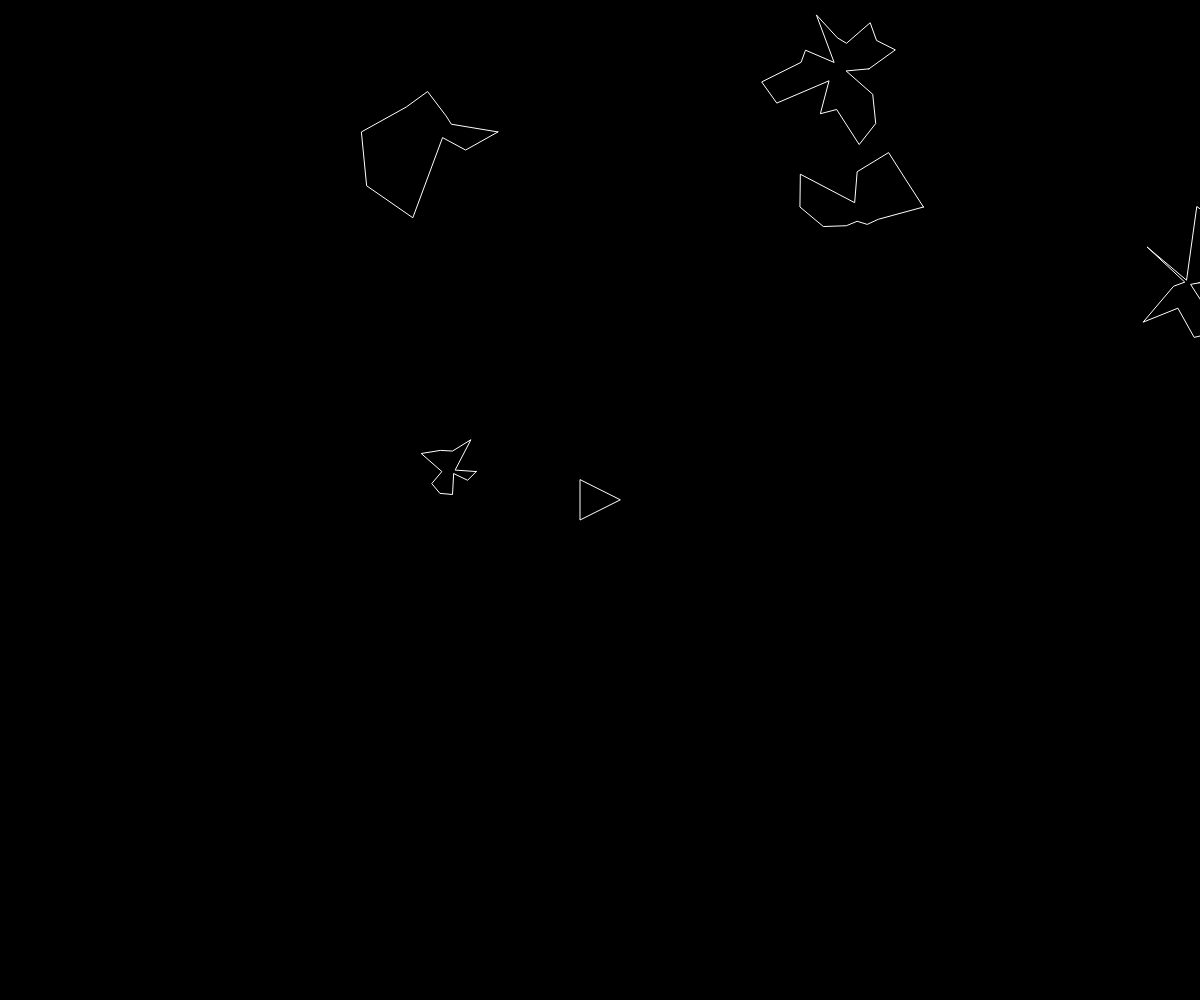
Frame 1 (no input)
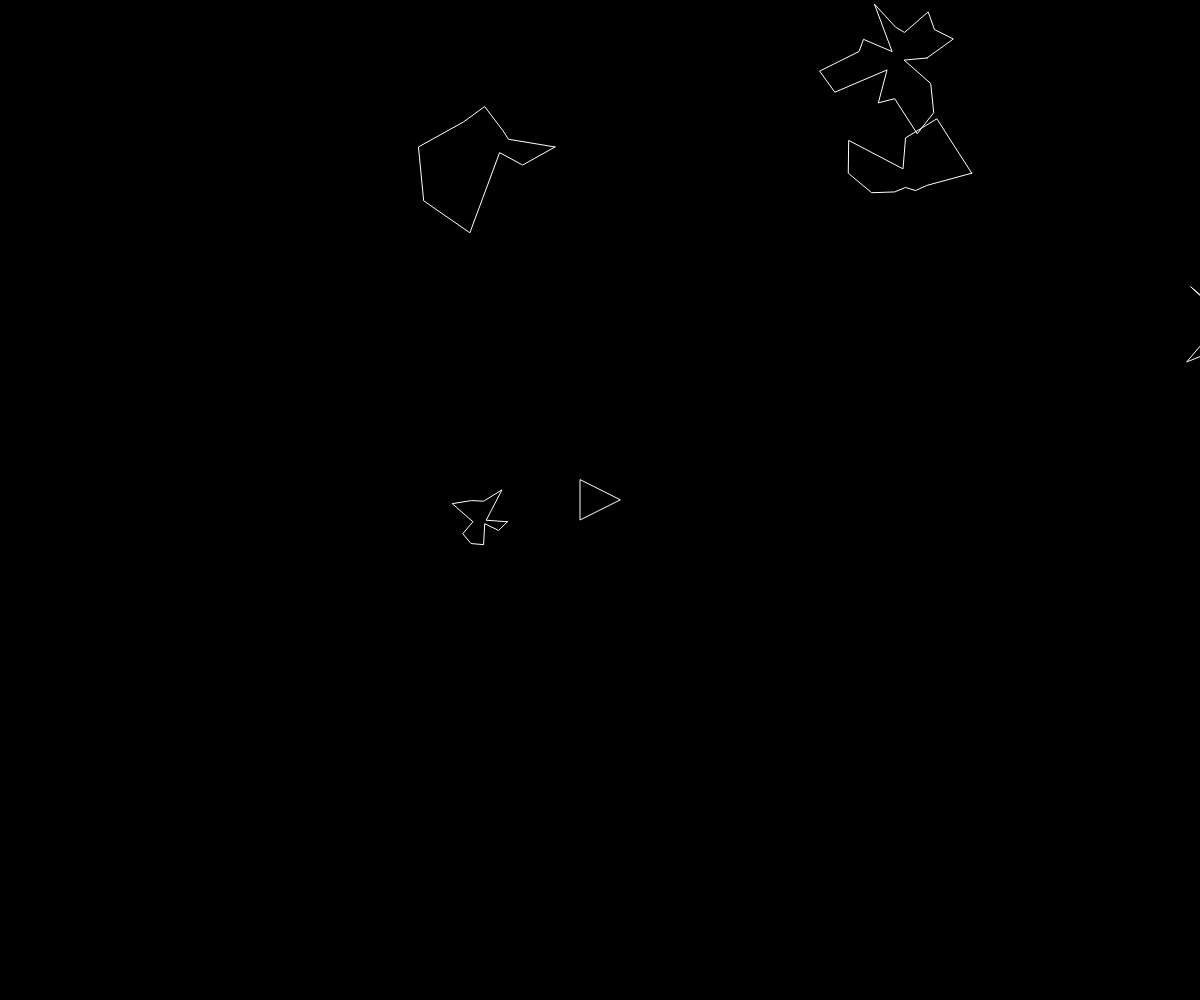
Frame 60 (no input)
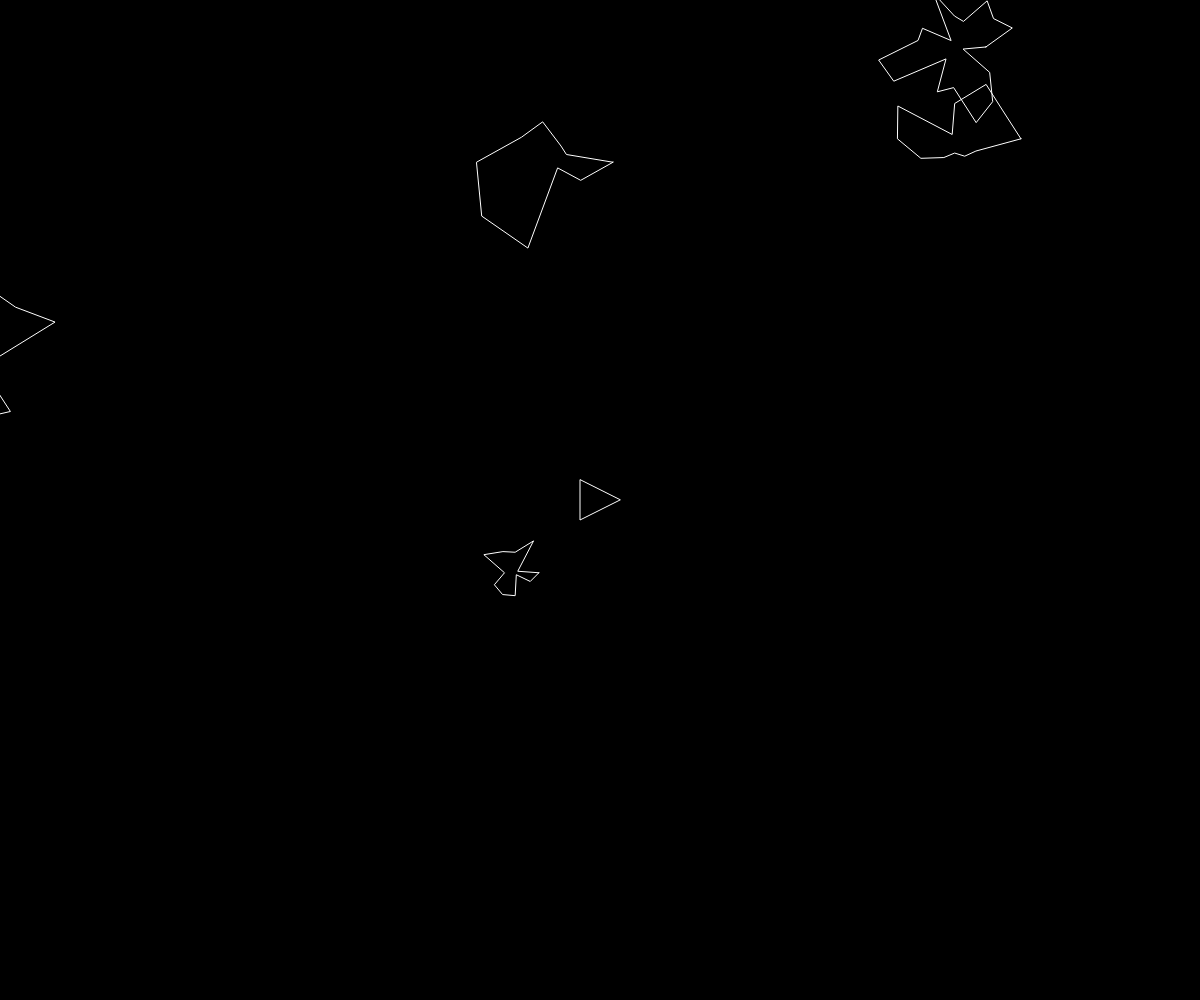
Frame 120 (the mouse pressed at the canvas centre since frame 60)

The p5.js sketch that drew these frames (run headless with seeded random() and noise() and a simulated clock; from frame 60 on, the mouse is pressed at the canvas centre):

// p5.js sketch
// ── sketch.js
let ship;
let asteroids = [];
let lasers = [];
let asteroidMax = 5;
let asteroidRadThreshold = 10;

function setup(){
	createCanvas(windowWidth, windowHeight);
	ship = new Ship();
	for (let i = 0; i < asteroidMax; i++) {
		asteroids.push(new Asteroid());
	}
}

function draw(){
	background(0);

	for (let i = 0; i < asteroids.length; i++) {
		const a = asteroids[i];
		if(ship.hits(a)) {
			console.log('Your vessel has been damaged.');
		}
		a.render();
		a.update();
	}

	for (let i = lasers.length - 1; i >= 0; i--) {
		const l = lasers[i];
		l.render();
		l.update();
		if(l.offScreen()) {
			lasers.splice(i, 1);
			continue;
		}
		for (let j = asteroids.length - 1; j >= 0; j--) {
			const a = asteroids[j];
			if(l.hits(a)) {
				let newAsteroids = a.breakup();
				asteroids = asteroids.concat(newAsteroids);
				asteroids.splice(j, 1);
				lasers.splice(i, 1);
				break;
			}
		}
	}

	ship.render();
	ship.update();
}

function keyReleased() {
	if (keyCode == RIGHT_ARROW) {
		ship.setRotation(0);
	} else if (keyCode == LEFT_ARROW) {
		ship.setRotation(0);
	} else if (keyCode == UP_ARROW) {
		ship.boosting(false);
	}
}

function keyPressed() {
	if(key == ' ') {
		lasers.push(new Laser(ship.pos, ship.heading));
	} else if (keyCode == RIGHT_ARROW) {
		ship.setRotation(ship.turnMagnitude);
	} else if (keyCode == LEFT_ARROW) {
		ship.setRotation(-ship.turnMagnitude);
	} else if (keyCode == UP_ARROW) {
		ship.boosting(true);
	}
}

// ── Asteroid.js
function Asteroid(pos, r) {
	if (pos) {
		this.pos = pos.copy();
	} else {
		this.pos = createVector(random(width), random(height));
	}
	this.vel = p5.Vector.random2D();
	if (r) {
		this.r = r;
	} else {
		this.r = random(15, 50);
	}
	this.total = floor(random(9, 20));
	this.offset = [];
	for (let i = 0; i < this.total; i++) {
		this.offset[i] = random(-this.r, this.r);
	}

	this.render = function() {
		push();
		noFill();
		stroke(255);
		translate(this.pos.x, this.pos.y);
		beginShape();
		for (let i = 0; i < this.total; i++) {
			let angle = map(i, 0, this.total, 0, TWO_PI);
			let rad = this.r + this.offset[i];
			let x = rad * cos(angle);
			let y = rad * sin(angle);
			vertex(x, y);
		}
		endShape(CLOSE);
		pop();
	}

	this.update = function() {
		this.pos.add(this.vel);
		this.edges();
	}

	this.edges = function(){
		if (this.pos.x > width + this.r) {
			this.pos.x = -this.r;
		} else if ( this.pos.x < -this.r) {
			this.pos.x = width + this.r;
		} else if (this.pos.y > height + this.r) {
			this.pos.y = -this.r;
		} else if ( this.pos.y < -this.r) {
			this.pos.y = height + this.r;
		}
	}

	this.breakup = function() {
		let newA = [];
		let newR = this.r * 0.5;
		if (newR > asteroidRadThreshold) {
			newA[0] = new Asteroid(this.pos, newR);
			newA[1] = new Asteroid(this.pos, newR);
		}
		return newA;
	}
}
// ── Laser.js
function Laser(shipPos, angle) {
	this.pos = createVector(shipPos.x, shipPos.y);
	this.vel = p5.Vector.fromAngle(angle);
	this.vel.mult(10);

	this.update = function() {
		this.pos.add(this.vel);
	}

	this.render = function() {
		push();
		stroke(255);
		strokeWeight(4);
		point(this.pos.x, this.pos.y);
		pop();
	}

	this.hits = function(a) {
		let d = dist(this.pos.x, this.pos.y, a.pos.x, a.pos.y);
		return (d < a.r);
	}

	this.offScreen = function(){
		return ( this.pos.x > width ) ||
		( this.pos.x < 0) ||
		( this.pos.y > height ) ||
		( this.pos.y < 0);
	}
}
// ── Ship.js
function Ship(){
	this.pos = createVector(width/2, height/2);
	this.r = 20;
	this.heading = 0;
	this.turnMagnitude = 0.1;
	this.rotation = 0;
	this.vel = createVector(0, 0);
	this.isBoosting = false;

	this.update = function() {
		this.pos.add(this.vel);
		this.vel.mult(0.99);
		this.turn();
		if (this.isBoosting) {
			this.boost();
		}
		this.edges();
	}

	this.boosting = function(b) {
		this.isBoosting = b;
	}

	this.boost = function() {
		let force = p5.Vector.fromAngle(this.heading);
		force.mult(0.1);
		this.vel.add(force);
	}

	this.render = function() {
		push();
		translate(this.pos.x, this.pos.y);
		rotate(this.heading + PI*0.5);
		fill(0);
		stroke(255);
		triangle(-this.r, this.r, this.r, this.r, 0, -this.r);
		pop();
	}

	this.edges = function(){
		if (this.pos.x > width + this.r) {
			this.pos.x = -this.r;
		} else if ( this.pos.x < -this.r) {
			this.pos.x = width + this.r;
		} else if (this.pos.y > height + this.r) {
			this.pos.y = -this.r;
		} else if ( this.pos.y < -this.r) {
			this.pos.y = height + this.r;
		}
	}

	this.setRotation = function(a) {
		this.rotation = a;
	}

	this.turn = function() {
		this.heading += this.rotation;
	}

	this.hits = function(a) {
		let d = dist(this.pos.x, this.pos.y, a.pos.x, a.pos.y);
		return (d < this.r + a.r);
	}

}
